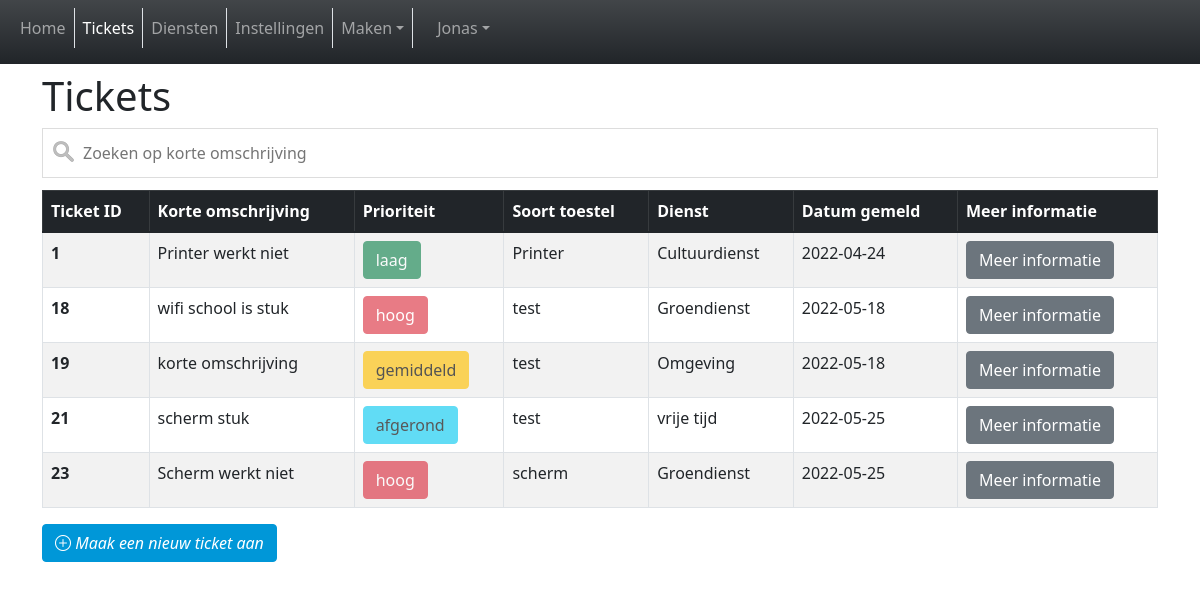
/tickets.php (signed in), run on the app's committed database.
### tables this page shows
CREATE TABLE `tickets` (
  `ticket_id` int(11) NOT NULL,
  `ticket_korte_omschrijving` varchar(128) NOT NULL,
  `ticket_lange_omschrijving` varchar(1000) NOT NULL,
  `ticket_prioriteit` int(11) NOT NULL DEFAULT '1',
  `ticket_toestel` varchar(1000) NOT NULL,
  `ticket_dienst` int(11) DEFAULT '1',
  `ticket_datum_gemeld` date NOT NULL,
  `ticket_filepath` varchar(600) NOT NULL,
  `ticket_datum_aangemaakt` timestamp NOT NULL DEFAULT CURRENT_TIMESTAMP,
  `ticket_commentaar` varchar(1000) NOT NULL,
  `ticket_user` int(11) NOT NULL DEFAULT '2'
);

CREATE TABLE `prioriteiten` (
  `prioriteitId` int(11) NOT NULL,
  `prioriteit` varchar(1000) NOT NULL,
  `prioriteit_kleur` varchar(100) NOT NULL COMMENT 'Hier kan je de kleur van een bootstrap button ingeven\r\nZie https://getbootstrap.com/docs/5.1/components/buttons/'
);

CREATE TABLE `diensten` (
  `dienstID` int(11) NOT NULL,
  `dienst` varchar(150) NOT NULL,
  `dienst_time_aangemaakt` datetime NOT NULL DEFAULT CURRENT_TIMESTAMP
);

### tickets.php (the view, shortened to what this page needs)
<?php
include_once 'includes/dbh.inc.php';
?>
<!DOCTYPE html>
<html lang="nl">
<head>
  <?php include 'components/head-tags.php'; ?>
</head>
<body onload="init()">
  <?php include 'components/header.php'; ?>
  <main>
    <div class="container py-3">
      <h1>Tickets</h1>
      <div class="table-responsive">
        <?php
$sql = "SELECT `tickets`.*, `prioriteiten`.*, `diensten`.`dienst`, `users`.*
FROM `tickets`
  LEFT JOIN `prioriteiten` ON `tickets`.`ticket_prioriteit` = `prioriteiten`.`prioriteitId`
  LEFT JOIN `diensten` ON `tickets`.`ticket_dienst` = `diensten`.`dienstID`
          LEFT JOIN `users` ON `tickets`.`ticket_user` = `users`.`usersId`
              ORDER BY ticket_id ASC;";
        $result = mysqli_query($conn, $sql);
        $resultCheck = mysqli_num_rows($result);
        if ($resultCheck > 0) {
        ?><input type="text" id="myInput" onkeyup="myFunction()" placeholder="Zoeken op korte omschrijving">
          ?> <table class="table table-striped table-hover table-bordered" id="myTable">
            <thead class="table-dark">
              <tr>
                <th scope="col">Ticket ID</th>
                <th scope="col">Korte omschrijving</th>
                <th scope="col">Prioriteit</th>
                <th scope="col">Soort toestel</th>
                <th scope="col">Dienst</th>
                <th scope="col">Datum gemeld</th>
                <th scope="col">Meer informatie</th>
              </tr>
            </thead>
            <tbody>
              <?php
              while ($row = mysqli_fetch_assoc($result)) {
              ?> <tr>
                  <th scope="row"> <?php echo $row['ticket_id'] ?> </th>
                  <td><?php echo $row['ticket_korte_omschrijving'] ?></td>
                  <td><button type="button" class="btn btn-<?php echo $row['prioriteit_kleur'] ?>" disabled><?php echo $row['prioriteit'] ?></button></td>
                  <td><?php echo $row['ticket_toestel'] ?></td>
                  <td><?php echo $row['dienst'] ?></td>
                  <td><?php echo $row['ticket_datum_gemeld'] ?></td>
                  <td><a class="btn btn-secondary" href="ticket.php?id=<?php echo $row['ticket_id'] ?>">Meer informatie</a></td>
                </tr>
              <?php
              }
            } else {
              ?>
              <div class="alert alert-info" role="alert">
                Er zijn geen tickets gevonden
              </div>
            <?php
            }
            ?>
            </tbody>
          </table>
      </div>
      <a href="ticket-maken.php" class="btn btn-primary" tabindex="-1" role="button" aria-disabled="true"><i class="bi bi-plus-circle"> Maak een nieuw ticket aan</i></a>
    </div>
  </main>
</body>
</html>

### huisstijl/huiststijl.css (style rules this page uses)
:root { --hs-blauw: #0097d8; --hs-grijs: #4b565c; --hs-geel: #fdc51e; --hs-groen: #70b52b; --hs-paars: #644595; --hs-rood: #e32312; --hs-donker-blauw: #3075ba; --hs-donker-geel: #c96d13; --hs-donker-groen: #2b9687; --hs-donker-paars: #972b85; --hs-donker-rood: #8b1812; --hs-donker-blauw-hover: }
.btn-primary { color: #fff; background-color: var(--hs-blauw); border-color: var(--hs-blauw); }
html, body { overflow-x: hidden; }
body { padding-top: 56px; }

### tickets.php (style rules this page uses)
#myInput { background-image: url('images/searchicon.png'); background-position: 10px 12px; background-repeat: no-repeat; width: 100%; font-size: 16px; padding: 12px 20px 12px 40px; border: 1px solid #ddd; margin-bottom: 12px; }

### data on the page
tickets: ticket_id "1", ticket_korte_omschrijving "Printer werkt niet", ticket_prioriteit.prioriteit "laag", ticket_toestel "Printer", ticket_dienst.dienst "Cultuurdienst", ticket_datum_gemeld "2022-04-24"
tickets: ticket_id "18", ticket_korte_omschrijving "wifi school is stuk", ticket_prioriteit.prioriteit "hoog", ticket_toestel "test", ticket_dienst.dienst "Groendienst", ticket_datum_gemeld "2022-05-18"
tickets: ticket_id "19", ticket_korte_omschrijving "korte omschrijving", ticket_prioriteit.prioriteit "gemiddeld", ticket_toestel "test", ticket_dienst.dienst "Omgeving", ticket_datum_gemeld "2022-05-18"
tickets: ticket_id "21", ticket_korte_omschrijving "scherm stuk", ticket_prioriteit.prioriteit "afgerond", ticket_toestel "test", ticket_dienst.dienst "vrije tijd", ticket_datum_gemeld "2022-05-25"
tickets: ticket_id "23", ticket_korte_omschrijving "Scherm werkt niet", ticket_prioriteit.prioriteit "hoog", ticket_toestel "scherm", ticket_dienst.dienst "Groendienst", ticket_datum_gemeld "2022-05-25"

### other printed values
$_SESSION["usersFname"] "Jonas"
